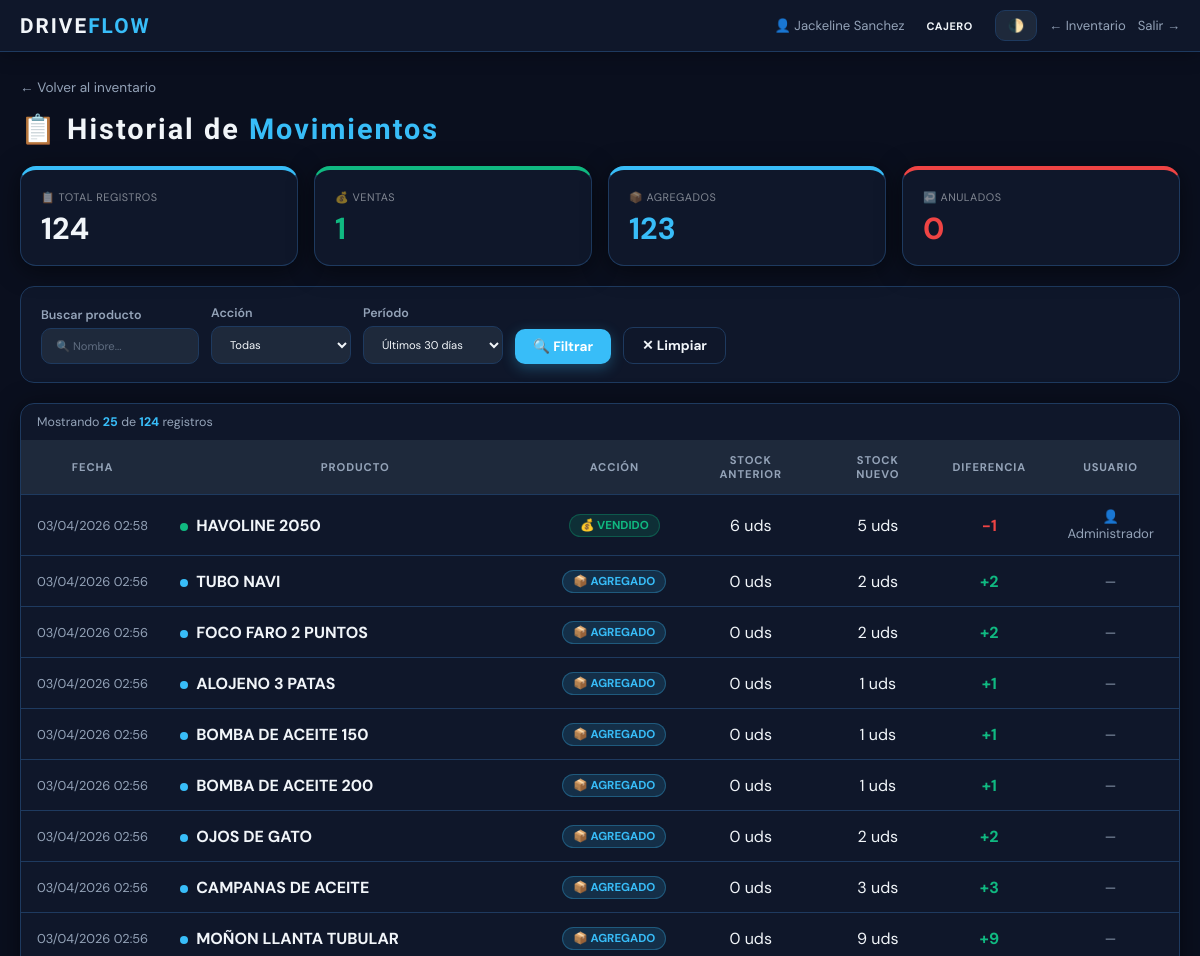
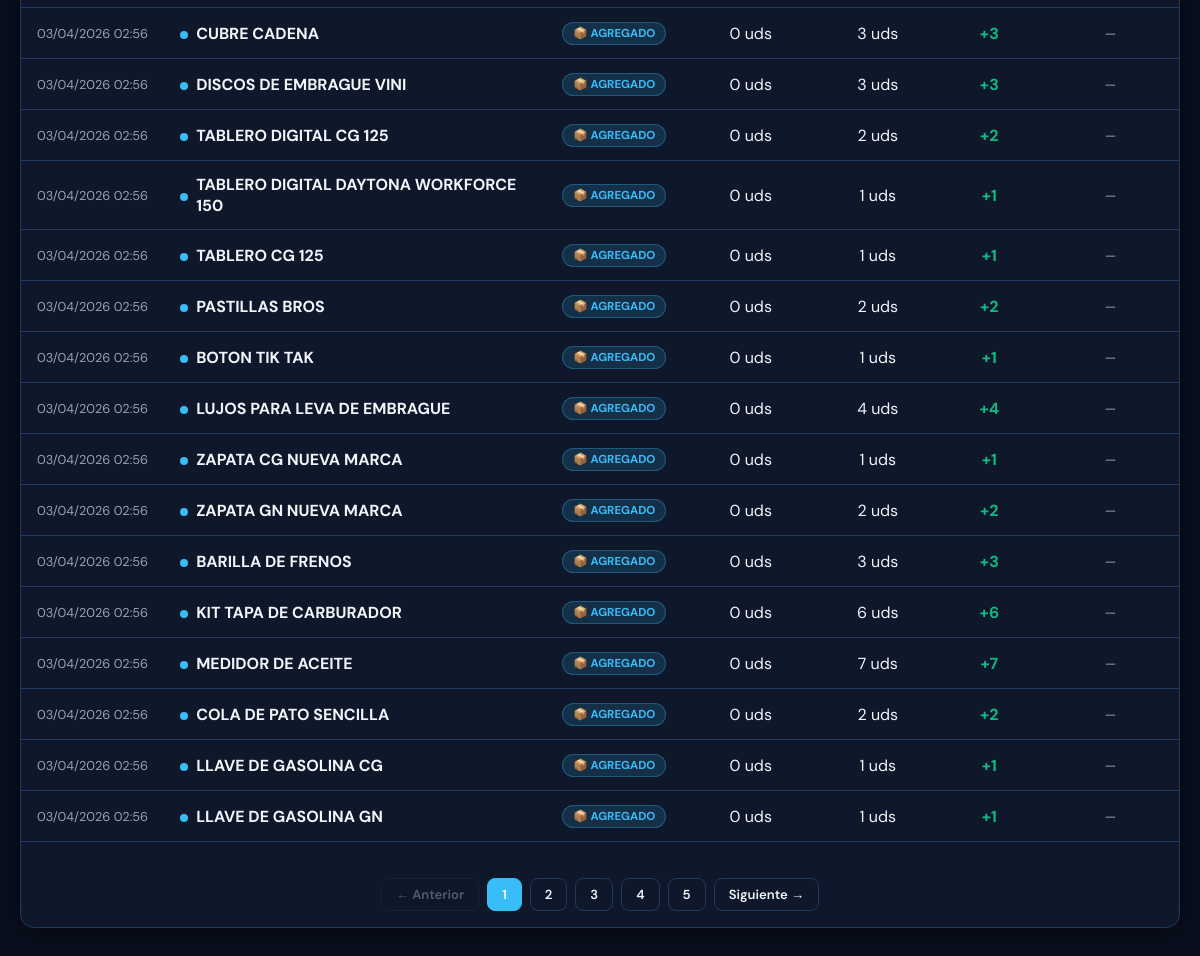
Page /historial (signed in) on the committed database (2 pictures, top to bottom).
### models.py (models this page shows, shortened)
class HistorialStock(db.Model):
    __tablename__ = 'historial_stock'
    id             = db.Column(db.Integer, primary_key=True)
    repuesto_id    = db.Column(db.Integer, db.ForeignKey('repuesto.id', ondelete='CASCADE'), nullable=False)
    usuario_id     = db.Column(db.Integer, db.ForeignKey('usuario.id'), nullable=True)
    fecha          = db.Column(db.DateTime, default=datetime.utcnow)
    stock_anterior = db.Column(db.Integer, nullable=False)
    stock_nuevo    = db.Column(db.Integer, nullable=False)
    accion         = db.Column(db.String(50), nullable=False)
    usuario        = db.relationship('Usuario', foreign_keys=[usuario_id], lazy=True)

class Repuesto(db.Model):
    __tablename__ = 'repuesto'
    id           = db.Column(db.Integer, primary_key=True)
    nombre       = db.Column(db.String(100), nullable=False, unique=True)
    p_costo      = db.Column(db.Float, nullable=False)
    p_venta      = db.Column(db.Float, nullable=False)
    stock        = db.Column(db.Integer, nullable=False, default=0)
    vendido      = db.Column(db.Integer, default=0)
    stock_minimo = db.Column(db.Integer, default=5)
    ventas    = db.relationship('Venta', backref='repuesto', cascade='all, delete-orphan', lazy=True)
    historial = db.relationship('HistorialStock', backref='repuesto', cascade='all, delete-orphan', lazy=True)

class Usuario(db.Model):
    __tablename__ = 'usuario'
    id            = db.Column(db.Integer, primary_key=True)
    username      = db.Column(db.String(50), nullable=False, unique=True)
    password_hash = db.Column(db.String(256), nullable=False)
    nombre        = db.Column(db.String(100), default='')
    rol           = db.Column(db.String(20), default='vendedor')  # admin | supervisor | cajero | vendedor
    activo        = db.Column(db.Boolean, default=True)
    creado_en     = db.Column(db.DateTime, default=datetime.utcnow)
    ventas        = db.relationship('Venta', backref='usuario', lazy=True, foreign_keys='Venta.usuario_id')

### routes/historial.py (the view, shortened to what this page needs)
@historial_bp.route('/historial')
def index():
    accion   = request.args.get('accion', '')
    producto = request.args.get('producto', '').upper().strip()
    dias     = int(request.args.get('dias', 30))
    page     = int(request.args.get('page', 1))
    per_page = 25
    desde = datetime.utcnow() - timedelta(days=dias)
    query = HistorialStock.query.filter(HistorialStock.fecha >= desde)
    if accion:
        query = query.filter(HistorialStock.accion == accion)
    total     = query.count()
    registros = query.order_by(HistorialStock.fecha.desc())\
                     .offset((page-1)*per_page).limit(per_page).all()
    total_pags = max(1, (total + per_page - 1) // per_page)
    stats = {
        'total':    HistorialStock.query.filter(HistorialStock.fecha >= desde).count(),
        'vendidos': HistorialStock.query.filter(HistorialStock.fecha >= desde,
                    HistorialStock.accion == 'VENDIDO').count(),
        'agregados':HistorialStock.query.filter(HistorialStock.fecha >= desde,
                    HistorialStock.accion == 'AGREGADO').count(),
        'anulados': HistorialStock.query.filter(HistorialStock.fecha >= desde,
                    HistorialStock.accion == 'ANULADO').count(),
        'editados': HistorialStock.query.filter(HistorialStock.fecha >= desde,
                    HistorialStock.accion == 'EDITADO').count(),
    }
    return render_template('historial.html',
        registros=registros, stats=stats,
        accion=accion, producto=producto, dias=dias,
        page=page, total_pags=total_pags, total=total)

### templates/historial.html (shortened to what this page needs)
<!DOCTYPE html>
<html lang="es">
<head>
    <link rel="stylesheet" href="{{ url_for('static', filename='css/main.css') }}">
</head>
<body>
<nav class="topbar">
    <div class="topbar-left">
        <span class="logo-sm">DRIVE<span>FLOW</span></span>
    </div>
    <div class="topbar-right">
        <span class="user-info">👤 {{ session.get('user_nombre') }}</span>
        <span class="rol-badge rol-{{ session.get('user_rol','vendedor') }}">{{ session.get('user_rol','vendedor').upper() }}</span>
        <button class="theme-btn" onclick="toggleTheme()">🌓</button>
        <a href="/" class="btn-logout">← Inventario</a>
        <a href="/logout" class="btn-logout">Salir →</a>
    </div>
</nav>
<div class="container">
    <a href="/" class="back-link">← Volver al inventario</a>
    <div class="page-title">📋 Historial de <span>Movimientos</span></div>
    <div class="kpis" style="margin-bottom:20px">
        <div class="kpi kpi-blue">
            <small>📋 TOTAL REGISTROS</small>
            <strong>{{ stats.total }}</strong>
        </div>
        <div class="kpi kpi-green">
            <small>💰 VENTAS</small>
            <strong style="color:var(--success)">{{ stats.vendidos }}</strong>
        </div>
        <div class="kpi kpi-blue">
            <small>📦 AGREGADOS</small>
            <strong style="color:var(--primary)">{{ stats.agregados }}</strong>
        </div>
        <div class="kpi kpi-red">
            <small>↩️ ANULADOS</small>
            <strong style="color:var(--danger)">{{ stats.anulados }}</strong>
        </div>
    </div>
    <form method="GET" action="/historial">
        <div class="filtros">
            <div class="filtro-grupo">
                Buscar producto
                <input type="text" name="producto" placeholder="🔍 Nombre..." value="{{ producto }}">
            </div>
            <div class="filtro-grupo">
                Acción
                <select name="accion">
                    <option value="">Todas</option>
                </select>
            </div>
            <div class="filtro-grupo">
                Período
                <select name="dias">
                    <option value="30"  {{ 'selected' if dias==30 }}>Últimos 30 días</option>
                </select>
            </div>
            <button type="submit" class="btn btn-primary">🔍 Filtrar</button>
            <a href="/historial" class="btn btn-outline">✕ Limpiar</a>
        </div>
    </form>
    <div class="card card-table">
        {% if registros %}
        <div class="total-info" style="padding:10px 16px">
            Mostrando <strong class="hi">{{ registros|length }}</strong> de <strong class="hi">{{ total }}</strong> registros
        </div>
        <table>
            <thead>
                <tr>
                    <th style="width:140px">Fecha</th>
                    <th>Producto</th>
                    <th>Acción</th>
                    <th>Stock anterior</th>
                    <th>Stock nuevo</th>
                    <th>Diferencia</th>
                    <th>Usuario</th>
                </tr>
            </thead>
            <tbody>
            {% for h in registros %}
            {% set diff = h.stock_nuevo - h.stock_anterior %}
            <tr>
                <td style="font-size:.8em; color:var(--muted); white-space:nowrap">
                    {{ h.fecha.strftime('%d/%m/%Y %H:%M') }}
                </td>
                <td class="td-left">
                    <div style="display:flex; align-items:center; gap:8px">
                        <span class="dot dot-{{ h.accion }}"></span>
                        <b>{{ h.repuesto.nombre if h.repuesto else '—' }}</b>
                    </div>
                </td>
                <td>
                    <span class="accion-badge accion-{{ h.accion }}">
                        {% if h.accion == 'VENDIDO' %}💰
                        {% elif h.accion == 'AGREGADO' %}📦
                        {% elif h.accion == 'EDITADO' %}✏️
                        {% elif h.accion == 'ANULADO' %}↩️
                        {% endif %}
                        {{ h.accion }}
                    </span>
                </td>
                <td>{{ h.stock_anterior }} uds</td>
                <td>{{ h.stock_nuevo }} uds</td>
                <td>
                    {% if diff > 0 %}
                        <span class="diff-pos">+{{ diff }}</span>
                    {% elif diff < 0 %}
                        <span class="diff-neg">{{ diff }}</span>
                    {% else %}
                        <span class="diff-neu">—</span>
                    {% endif %}
                </td>
                <td style="font-size:.82em; color:var(--muted)">
                    {% if h.usuario_id %}
                        {% set u = h.usuario %}
                        👤 {{ u.nombre or u.username if u else '—' }}
                    {% else %}
                        —
                    {% endif %}
                </td>
            </tr>
            {% endfor %}
            </tbody>
        </table>
        {% if total_pags > 1 %}
        <div class="paginacion" style="padding:16px">
            <a href="?page={{ page-1 }}&accion={{ accion }}&producto={{ producto }}&dias={{ dias }}"
               class="pag-btn {{ 'disabled' if page <= 1 }}">← Anterior</a>
            {% for p in range(1, total_pags+1) %}
                {% if p == page %}
                    <span class="pag-btn active">{{ p }}</span>
                {% elif p <= 3 or p >= total_pags-2 or (p >= page-2 and p <= page+2) %}
                    <a href="?page={{ p }}&accion={{ accion }}&producto={{ producto }}&dias={{ dias }}"
                       class="pag-btn">{{ p }}</a>
                {% elif p == 4 or p == total_pags-3 %}
                    <span style="color:var(--muted);padding:0 4px">...</span>
                {% endif %}
            {% endfor %}
            <a href="?page={{ page+1 }}&accion={{ accion }}&producto={{ producto }}&dias={{ dias }}"
               class="pag-btn {{ 'disabled' if page >= total_pags }}">Siguiente →</a>
        </div>
        {% endif %}
        {% else %}
        <div class="empty-state">
            <div>📋</div>
            <p>No hay registros con los filtros seleccionados.</p>
        </div>
        {% endif %}
    </div>
</div>
</body>
</html>

### static/css/main.css (style rules this page uses)
:root { --bg:#0a0f1e;--panel:#0f172a;--panel2:#1e293b; --text:#f1f5f9;--muted:#94a3b8;--border:#1e3a5f; --primary:#38bdf8;--success:#10b981;--danger:#ef4444;--warning:#f59e0b; --r:14px;--sh:0 4px 24px rgba(0,0,0,.5);--t:.25s ease; }
*,*::before,*::after { box-sizing:border-box;margin:0 }
body { background:var(--bg);color:var(--text);font-family:'DM Sans',sans-serif;transition:background var(--t),color var(--t);min-height:100vh;padding-bottom:80px }
.topbar { display:flex;justify-content:space-between;align-items:center;padding:10px 20px;background:var(--panel);border-bottom:1px solid var(--border);position:sticky;top:0;z-index:80;box-shadow:0 2px 20px rgba(0,0,0,.3) }
.topbar-left .logo-sm { font-family:'Rajdhani',sans-serif;font-size:1.3em;font-weight:700;letter-spacing:2px }
.topbar-left .logo-sm span { color:var(--primary) }
.topbar-right { display:flex;align-items:center;gap:12px;flex-wrap:wrap }
.user-info { font-size:.82em;color:var(--muted) }
.rol-badge { font-size:.68em;font-weight:700;padding:2px 10px;border-radius:20px;letter-spacing:.5px }
.theme-btn { background:var(--panel2);border:1px solid var(--border);color:var(--text);padding:6px 12px;border-radius:10px;cursor:pointer;font-size:.82em;font-weight:600;font-family:inherit;transition:var(--t) }
.btn-logout { font-size:.82em;color:var(--muted);text-decoration:none;transition:color var(--t) }
.container { max-width:1200px;margin:auto;padding:24px 20px }
.kpis { display:grid;grid-template-columns:repeat(auto-fit,minmax(210px,1fr));gap:16px;margin-bottom:22px }
.kpi { background:var(--panel);padding:20px;border-radius:16px;border:1px solid var(--border);border-top:4px solid var(--primary);box-shadow:var(--sh);transition:transform .3s cubic-bezier(.175,.885,.32,1.275),box-shadow .3s;cursor:default }
.kpi small { display:block;font-size:.68em;opacity:.5;margin-bottom:8px;letter-spacing:.5px;text-transform:uppercase }
.kpi strong { display:block;font-size:1.9em;font-weight:700;line-height:1.1 }
.kpi-blue { border-top-color:var(--primary) }
.kpi-green { border-top-color:var(--success) }
.kpi-red { border-top-color:var(--danger) }
.card { background:var(--panel);border:1px solid var(--border);border-radius:var(--r);padding:16px;margin-bottom:16px;box-shadow:var(--sh) }
.card-table { padding:0;overflow-x:auto }
input[type=text],input[type=number],input[type=password] { background:var(--panel2);color:var(--text);border:1px solid var(--border);padding:10px 14px;border-radius:10px;outline:none;width:100%;font-family:inherit;font-size:.9em;transition:border-color var(--t),box-shadow var(--t) }
input::placeholder { color:var(--muted);opacity:.55 }
.btn { display:inline-flex;align-items:center;justify-content:center;gap:5px;padding:9px 18px;border-radius:10px;border:none;cursor:pointer;font-weight:700;font-size:.85em;text-decoration:none;white-space:nowrap;font-family:inherit;transition:transform var(--t),filter var(--t),box-shadow var(--t) }
.btn-primary { background:var(--primary);color:#fff;box-shadow:0 4px 14px rgba(56,189,248,.3) }
.btn-outline { background:transparent;border:1px solid var(--border);color:var(--text) }
table { width:100%;border-collapse:collapse }
thead th { background:var(--panel2);color:var(--muted);padding:13px 16px;font-size:.7em;text-transform:uppercase;letter-spacing:.08em;text-align:center;border-bottom:1px solid var(--border) }
tbody tr { transition:background var(--t) }
td { padding:13px 16px;border-bottom:1px solid var(--border);text-align:center;vertical-align:middle }
.td-left { text-align:left }

### rows in the picture
HistorialStock: fecha "03/04/2026 02:58", repuesto "HAVOLINE 2050", accion "VENDIDO", stock_anterior "6", stock_nuevo "5", diff "-1"
Usuario: nombre "Administrador"
HistorialStock: fecha "03/04/2026 02:56", repuesto "TUBO NAVI", accion "AGREGADO", stock_anterior "0", stock_nuevo "2"
HistorialStock: fecha "03/04/2026 02:56", repuesto "FOCO FARO 2 PUNTOS", accion "AGREGADO", stock_anterior "0", stock_nuevo "2"
HistorialStock: fecha "03/04/2026 02:56", repuesto "ALOJENO 3 PATAS", accion "AGREGADO", stock_anterior "0", stock_nuevo "1"
HistorialStock: fecha "03/04/2026 02:56", repuesto "BOMBA DE ACEITE 150", accion "AGREGADO", stock_anterior "0", stock_nuevo "1"
HistorialStock: fecha "03/04/2026 02:56", repuesto "BOMBA DE ACEITE 200", accion "AGREGADO", stock_anterior "0", stock_nuevo "1"
HistorialStock: fecha "03/04/2026 02:56", repuesto "OJOS DE GATO", accion "AGREGADO", stock_anterior "0", stock_nuevo "2"
HistorialStock: fecha "03/04/2026 02:56", repuesto "CAMPANAS DE ACEITE", accion "AGREGADO", stock_anterior "0", stock_nuevo "3"
HistorialStock: fecha "03/04/2026 02:56", repuesto "MOÑON LLANTA TUBULAR", accion "AGREGADO", stock_anterior "0", stock_nuevo "9"
HistorialStock: fecha "03/04/2026 02:56", repuesto "CUBRE CADENA", accion "AGREGADO", stock_anterior "0", stock_nuevo "3"
HistorialStock: fecha "03/04/2026 02:56", repuesto "DISCOS DE EMBRAGUE VINI", accion "AGREGADO", stock_anterior "0", stock_nuevo "3"
HistorialStock: fecha "03/04/2026 02:56", repuesto "TABLERO DIGITAL CG 125", accion "AGREGADO", stock_anterior "0", stock_nuevo "2"
HistorialStock: fecha "03/04/2026 02:56", repuesto "TABLERO DIGITAL DAYTONA WORKFORCE 150", accion "AGREGADO", stock_anterior "0", stock_nuevo "1"
HistorialStock: fecha "03/04/2026 02:56", repuesto "TABLERO CG 125", accion "AGREGADO", stock_anterior "0", stock_nuevo "1"
HistorialStock: fecha "03/04/2026 02:56", repuesto "PASTILLAS BROS", accion "AGREGADO", stock_anterior "0", stock_nuevo "2"
HistorialStock: fecha "03/04/2026 02:56", repuesto "BOTON TIK TAK", accion "AGREGADO", stock_anterior "0", stock_nuevo "1"
HistorialStock: fecha "03/04/2026 02:56", repuesto "LUJOS PARA LEVA DE EMBRAGUE", accion "AGREGADO", stock_anterior "0", stock_nuevo "4"
HistorialStock: fecha "03/04/2026 02:56", repuesto "ZAPATA CG NUEVA MARCA", accion "AGREGADO", stock_anterior "0", stock_nuevo "1"
HistorialStock: fecha "03/04/2026 02:56", repuesto "ZAPATA GN NUEVA MARCA", accion "AGREGADO", stock_anterior "0", stock_nuevo "2"
HistorialStock: fecha "03/04/2026 02:56", repuesto "BARILLA DE FRENOS", accion "AGREGADO", stock_anterior "0", stock_nuevo "3"
HistorialStock: fecha "03/04/2026 02:56", repuesto "KIT TAPA DE CARBURADOR", accion "AGREGADO", stock_anterior "0", stock_nuevo "6"
HistorialStock: fecha "03/04/2026 02:56", repuesto "MEDIDOR DE ACEITE", accion "AGREGADO", stock_anterior "0", stock_nuevo "7"
HistorialStock: fecha "03/04/2026 02:56", repuesto "COLA DE PATO SENCILLA", accion "AGREGADO", stock_anterior "0", stock_nuevo "2"
HistorialStock: fecha "03/04/2026 02:56", repuesto "LLAVE DE GASOLINA CG", accion "AGREGADO", stock_anterior "0", stock_nuevo "1"
HistorialStock: fecha "03/04/2026 02:56", repuesto "LLAVE DE GASOLINA GN", accion "AGREGADO", stock_anterior "0", stock_nuevo "1"

### other values in the picture
{{ session.get('user_nombre') }} "Jackeline Sanchez"
{{ session.get('user_rol','vendedor').upper() }} "CAJERO"
{{ stats.total }} "124"
{{ stats.vendidos }} "1"
{{ stats.agregados }} "123"
{{ stats.anulados }} "0"
{{ registros|length }} "25"
{{ total }} "124"
{{ p }} "1"
{{ p }} "2" "3" "4" "5"
